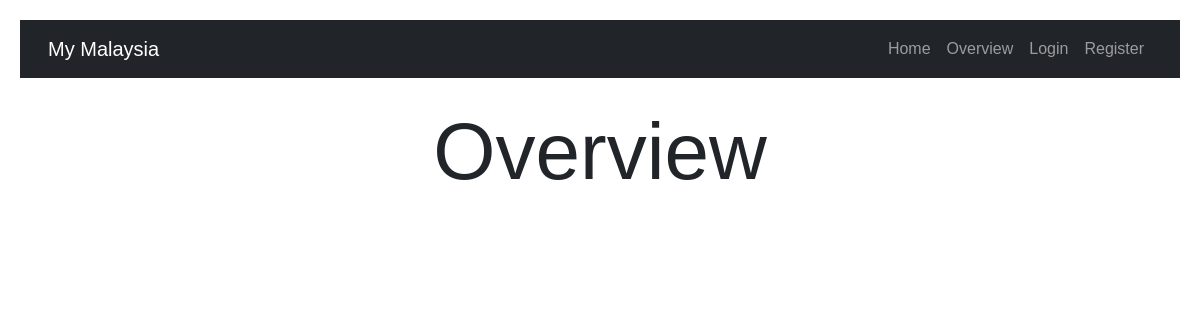
Before: /overview/ with the older database file.
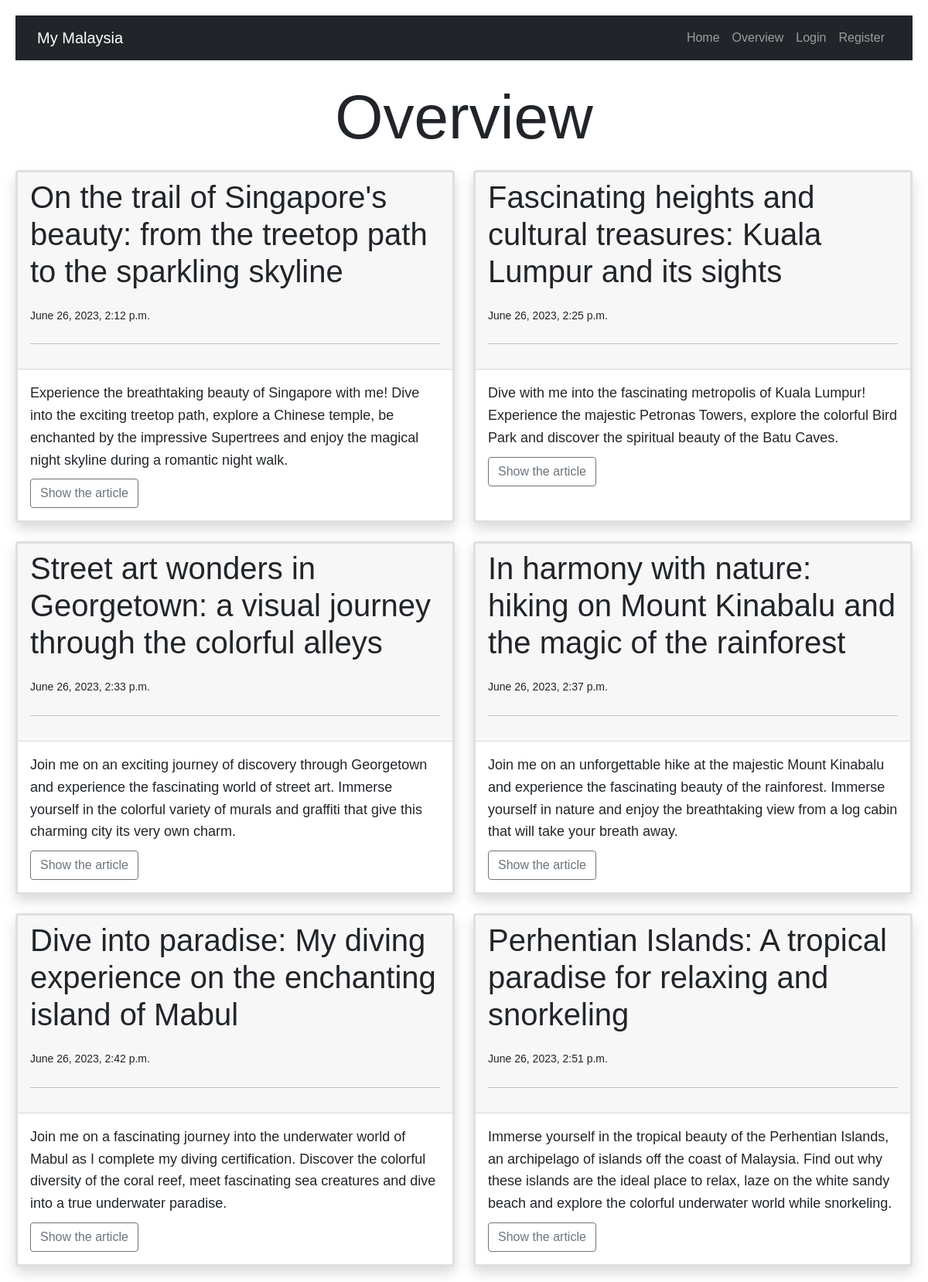
After: the same page with the newer database file.
### articles/models.py (models this page shows)
class Article(models.Model):
    title = models.TextField()
    content = models.TextField()
    date_created = models.DateTimeField('Article Added',blank=True, auto_now_add=True)
    summary = models.TextField('Short Description')

### articles/views.py (the view)
def articles_overview(request):
    articles = Article.objects.all()
    context = {
        'articles': articles,
    }
    template = loader.get_template('article-overview.html')
    return HttpResponse(template.render(context, request))

### templates/article-overview.html (shortened to what this page needs)
{% extends "base.html" %}
{% block content %}
<br>
    <header>
      <center>
        <h1 class="display-1">Overview</h1>
      </center>
    </header>
    <div class="row row-cols-md-1 row-cols-lg-2 row-cols-xxl-3 g-4" data-masonry='{"percentPosition": true }'>
        {% for article in articles %}
        <div class="col">
          <div class="card h-100 border-3 shadow">
            <div class="card-header">
              <h1 class="display-6">{{ article.title }}</h1>
              <small>{{ article.date_created }}</small>
              <hr class="my-4">
            </div>
            <div class="card-body">
              <p class="card-text">{{article.summary}}</p>
              <a href="/article/{{ article.id }}"><button type="button" class="btn btn-outline-secondary">Show the article</button></a>
            </div>
          </div>
        </div>
        {% endfor %}
    </div>
{% endblock %}

### templates/base.html (shortened to what this page needs)
{% load static %}
<!DOCTYPE html>
<html lang="en">
  <head>
    <link rel="stylesheet" href="https://stackpath.bootstrapcdn.com/bootstrap/4.5.2/css/bootstrap.min.css">
    <link href="https://cdn.jsdelivr.net/npm/bootstrap@5.0.2/dist/css/bootstrap.min.css" rel="stylesheet">
  </head>
      <nav class="navbar navbar-expand-lg bg-dark navbar-dark">
        <div class="container">
            <a href="/" class="navbar-brand">My Malaysia</a>
            <div class="collapse navbar-collapse" id="navmenu""">
                <ul class="navbar-nav ms-auto">
                  <li class="nav-item">
                    <a class="nav-link" href="/">Home</a>
                  </li>
                  <li class="nav-item">
                    <a class="nav-link" href="/overview">Overview</a>
                  </li>
                  {% if user.is_authenticated%}
                  <li class="nav-item">
                    <a class="nav-link" aria-current="page" href="/logout"><span class="glyphicon glyphicon-log-in"></span> Logout</a>
                  </li>
                  <li class="nav-item">
                    <a class="nav-link disabled" aria-current="page" href=""><i class="bi bi-person-square"></i> {{ user.username }}</a>
                  </li>
                  {% else %}
                  <li class="nav-item">
                    <a class="nav-link" aria-current="page" href="/login"> Login</a>
                  </li>
                  <li class="nav-item">
                    <a class="nav-link" aria-current="page" href="/register"> Register</a>
                  </li>
                  {% endif %}
                </ul>
            </div>
        </div>
    </nav>
  <body >
    {% block content %}
    {% endblock %}
  </body>
</html>

### templates/base.html (style rules this page uses)
body { font-family: Arial, sans-serif; line-height: 1.6; padding: 20px; max-width: 60%%; margin: 0 auto; }
h1 { font-size: 32px; margin-bottom: 20px; }
p { font-size: 18px; margin-bottom: 10px; }

Changed rows visible on the page:
added Article: title "On the trail of Singapore's beauty: from the treetop path to the sparkling skyline", date_created "June 26, 2023, 2:12 p.m.", summary "Experience the breathtaking beauty of Singapore with me! Dive into the exciting treetop path, explore a Chinese temple, be enchanted by the impressive Supertrees and enjoy the magical night skyline during a romantic night walk."
added Article: title "Fascinating heights and cultural treasures: Kuala Lumpur and its sights", date_created "June 26, 2023, 2:25 p.m.", summary "Dive with me into the fascinating metropolis of Kuala Lumpur! Experience the majestic Petronas Towers, explore the colorful Bird Park and discover the spiritual beauty of the Batu Caves."
added Article: title "Street art wonders in Georgetown: a visual journey through the colorful alleys", date_created "June 26, 2023, 2:33 p.m.", summary "Join me on an exciting journey of discovery through Georgetown and experience the fascinating world of street art. Immerse yourself in the colorful variety of murals and graffiti that give this charming city its very own charm."
added Article: title "In harmony with nature: hiking on Mount Kinabalu and the magic of the rainforest", date_created "June 26, 2023, 2:37 p.m.", summary "Join me on an unforgettable hike at the majestic Mount Kinabalu and experience the fascinating beauty of the rainforest. Immerse yourself in nature and enjoy the breathtaking view from a log cabin that will take your breath away."
added Article: title "Dive into paradise: My diving experience on the enchanting island of Mabul", date_created "June 26, 2023, 2:42 p.m.", summary "Join me on a fascinating journey into the underwater world of Mabul as I complete my diving certification. Discover the colorful diversity of the coral reef, meet fascinating sea creatures and dive into a true underwater paradise."
added Article: title "Perhentian Islands: A tropical paradise for relaxing and snorkeling", date_created "June 26, 2023, 2:51 p.m.", summary "Immerse yourself in the tropical beauty of the Perhentian Islands, an archipelago of islands off the coast of Malaysia. Find out why these islands are the ideal place to relax, laze on the white sandy beach and explore the colorful underwater world while snorkeling."
